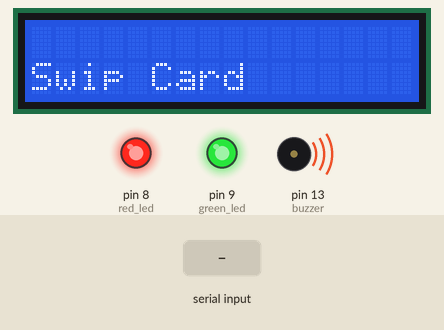
This sketch was run on a simulated Arduino Uno, built with avr-gcc and run on an emulated ATmega328P. Parts: 16×2 character LCD, output pins drawn as LEDs (lit = HIGH), buzzer (waves = sounding, pin HIGH). The inputs (shaded band) are chosen by the test bench.

Above: at 2.7 s.
2.8 s: "55007FB5D24D\n" received over Serial
At 5.0 s:
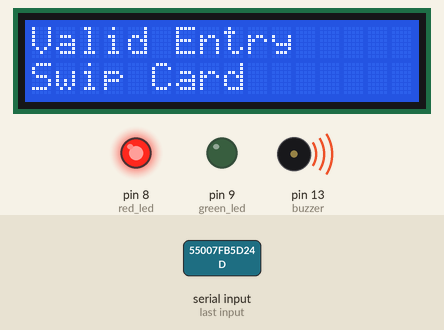
5.3 s: "55007B49C6A1\n" received over Serial
At 6.7 s:
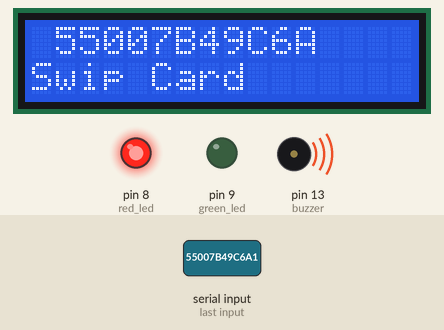
7.8 s: "55007FB5D24D\n" received over Serial
At 9.8 s:
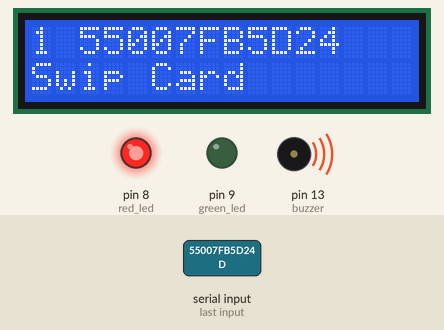
10.3 s: "55007B49C6A1\n" received over Serial
At 11.7 s:
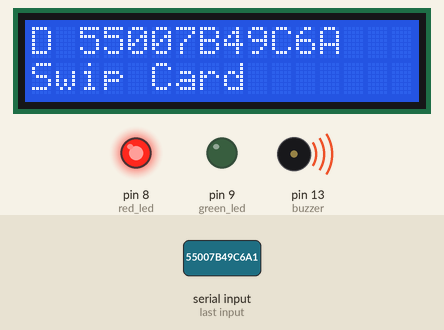
Timing chart, 0 to 13.3 s (numbered marks = the images above; inputs shaded):
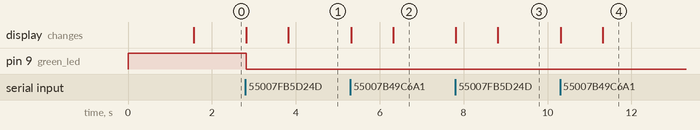

Measured:
- after the input at 2.8 s, pin 9 (green_led): HIGH → LOW at once; the display: first changes at once (image 1 shows a later state)
- after the input at 5.3 s, the display: first changes at once (image 2 shows a later state)
- after the input at 7.8 s, the display: first changes at once (image 3 shows a later state)
- after the input at 10.3 s, the display: first changes at once (image 4 shows a later state)

The sketch:

code.ino
```cpp
#include <LiquidCrystal.h>
#include <stdio.h>

LiquidCrystal lcd(6, 7, 5, 4, 3, 2);
 unsigned char rcv,count,gchr,gchr1,robos='s';
 //char pastnumber[11]="";

 int tempc=0;
char data_temp=0, RFID_data[13],read_count=0;

String inputString = "";         // a string to hold incoming data
boolean stringComplete = false;  // whether the string is complete

int sti=0;

int red_led   = 8;
int green_led = 9;
int buzzer    = 13;


int val1 = 0,val2 = 0;
unsigned char rfidst='x';

unsigned char sts1=0,sts2=0,sts3=0;
unsigned int pr1=0,pr2=0,pr3=0,total=0;


void okcheck()
{
  unsigned char rcr;
  do{
      rcr = Serial.read();
    }while(rcr != 'K');
}
void beep()
{
    digitalWrite(buzzer, LOW);delay(2500);digitalWrite(buzzer, HIGH);
}
void setup()
{
  // initialize serial:
  Serial.begin(9600);serialEvent();
//    serialEvent();


  pinMode(red_led, OUTPUT);pinMode(green_led, OUTPUT);pinMode(buzzer, OUTPUT);

  digitalWrite(red_led, HIGH);
  digitalWrite(green_led, HIGH);
  digitalWrite(buzzer, HIGH);

  lcd.begin(16, 2);
  lcd.print("RFID Bluetooth");
  lcd.setCursor(0,1);
  lcd.print("Tourist Service");
      delay(1500);

  lcd.clear();
  lcd.setCursor(0, 0);

  //serialEvent();
}

void loop()
{
  lcd.setCursor(0,1);
  lcd.print("Swip Card  ");
   if(stringComplete)
     {lcd.clear();lcd.print(inputString);
       if(inputString == "55007FB5D24D")
         {
          lcd.clear();lcd.print("Valid Entry");
          digitalWrite(red_led, HIGH);
          digitalWrite(green_led, LOW);
         }
      if(inputString == "55007B49C6A1")
         {
           lcd.clear();lcd.print("Invalid Entry");
          digitalWrite(red_led, LOW);
          digitalWrite(green_led, HIGH);beep();
         }

       sti=0;
       inputString = "";
       stringComplete = false;
             delay(1000);
     }
}


void RecieveData()
{
if(Serial.available() > 0)
  {
   data_temp = Serial.read();
   RFID_data[read_count] = data_temp;
   read_count++;
  }
}


int readSerial(char result[])
{
  int i = 0;
  while (1)
  {
    while (Serial.available() > 0)
    {
      char inChar = Serial.read();
      if (inChar == '\n')
         {
          result[i] = '\0';
          Serial.flush();
          return 0;
         }
      if (inChar != '\r')
         {
          result[i] = inChar;
          i++;
         }
    }
  }
}


void converts(unsigned int value)
{
  unsigned int a,b,c,d,e,f,g,h;

      a=value/10000;
      b=value%10000;
      c=b/1000;
      d=b%1000;
      e=d/100;
      f=d%100;
      g=f/10;
      h=f%10;


      a=a|0x30;
      c=c|0x30;
      e=e|0x30;
      g=g|0x30;
      h=h|0x30;


   Serial.write(a);
   Serial.write(c);
   Serial.write(e);
   Serial.write(g);
   Serial.write(h);
}

void convertl(unsigned int value)
{
  unsigned int a,b,c,d,e,f,g,h;

      a=value/10000;
      b=value%10000;
      c=b/1000;
      d=b%1000;
      e=d/100;
      f=d%100;
      g=f/10;
      h=f%10;


      a=a|0x30;
      c=c|0x30;
      e=e|0x30;
      g=g|0x30;
      h=h|0x30;


   //lcd.write(a);
   lcd.write(c);
   lcd.write(e);
   lcd.write(g);
   lcd.write(h);
}


void serialEvent()
{
  while (Serial.available())
        {

         char inChar = (char)Serial.read();
              inputString += inChar;
              sti++;
          if(sti == 12)
            {sti=0;
              stringComplete = true;
            }
        }
}


/*
   sensorValue = analogRead(analogInPin);
   sensorValue = (sensorValue/9.31);
   lcd.setCursor(1,1); //rc
   lcd.print(sensorValue);
   Serial.print(sensorValue);
 */
```
